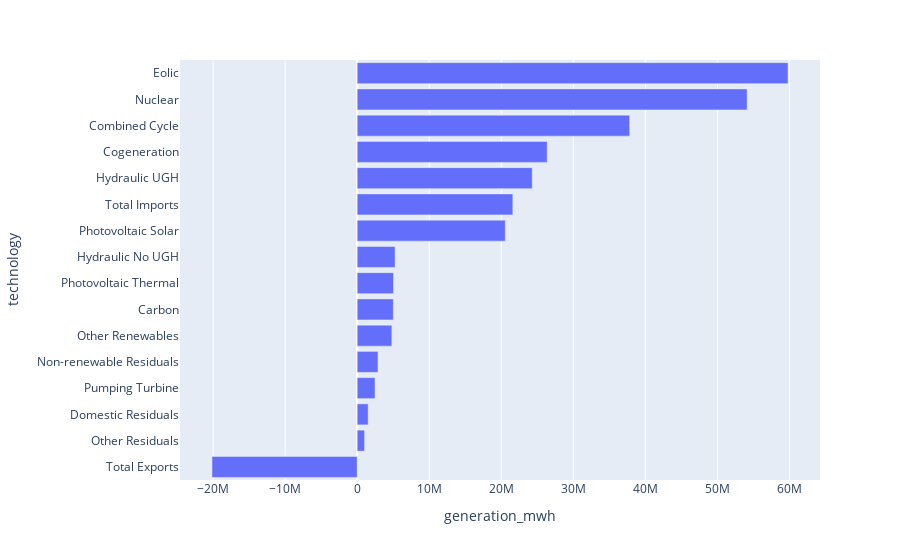

The cell this chart's notebook holds for it:
### Code cell
px.bar(data_frame=df, y='technology', x='generation_mwh')

### Figure 1 — Plotly figure (JSON) as saved in the notebook; plotly's stock layout.template omitted (floating-point values rounded to 4 significant figures)
{"data": [{"alignmentgroup": "True", "hovertemplate": "generation_mwh=%{x}<br>technology=%{y}<extra></extra>", "legendgroup": "", "marker": {"color": "#636efa", "pattern": {"shape": ""}}, "name": "", "offsetgroup": "", "orientation": "h", "showlegend": false, "textposition": "auto", "type": "bar", "x": [-20160000.0, 1020000.0, 1519000.0, 2476000.0, 2885000.0, 4811000.0, 5017000.0, 5042000.0, 5259688, 20560000.0, 21604101, 24290000.0, 26370000.0, 37820000.0, 54120000.0, 59800000.0], "xaxis": "x", "y": ["Total Exports", "Other Residuals", "Domestic Residuals", "Pumping Turbine", "Non-renewable Residuals", "Other Renewables", "Carbon", "Photovoltaic Thermal", "Hydraulic No UGH", "Photovoltaic Solar", "Total Imports", "Hydraulic UGH", "Cogeneration", "Combined Cycle", "Nuclear", "Eolic"], "yaxis": "y"}], "layout": {"barmode": "relative", "legend": {"tracegroupgap": 0}, "margin": {"t": 60}, "xaxis": {"anchor": "y", "domain": [0, 1], "title": {"text": "generation_mwh"}}, "yaxis": {"anchor": "x", "domain": [0, 1], "title": {"text": "technology"}}}}
